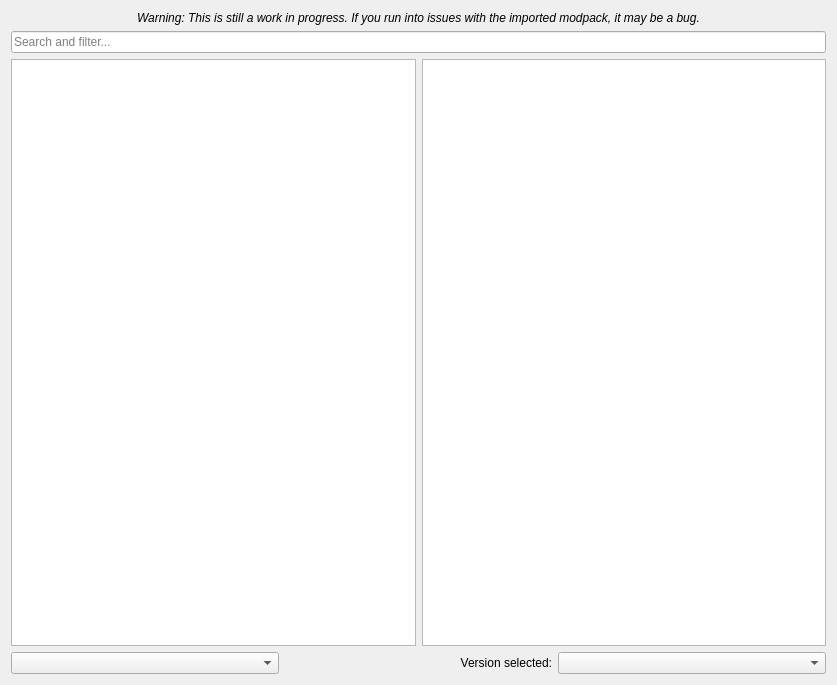
<?xml version="1.0" encoding="UTF-8"?>
<ui version="4.0">
 <class>AtlPage</class>
 <widget class="QWidget" name="AtlPage">
  <property name="geometry">
   <rect>
    <x>0</x>
    <y>0</y>
    <width>837</width>
    <height>685</height>
   </rect>
  </property>
  <layout class="QVBoxLayout" name="verticalLayout">
   <item>
    <widget class="QLabel" name="label_2">
     <property name="font">
      <font>
       <italic>true</italic>
      </font>
     </property>
     <property name="text">
      <string>Warning: This is still a work in progress. If you run into issues with the imported modpack, it may be a bug.</string>
     </property>
     <property name="alignment">
      <set>Qt::AlignCenter</set>
     </property>
     <property name="wordWrap">
      <bool>true</bool>
     </property>
    </widget>
   </item>
   <item>
    <widget class="QLineEdit" name="searchEdit">
     <property name="placeholderText">
      <string>Search and filter...</string>
     </property>
     <property name="clearButtonEnabled">
      <bool>true</bool>
     </property>
    </widget>
   </item>
   <item>
    <layout class="QHBoxLayout" name="horizontalLayout">
     <item>
      <widget class="QListView" name="packView">
       <property name="alternatingRowColors">
        <bool>true</bool>
       </property>
       <property name="iconSize">
        <size>
         <width>96</width>
         <height>48</height>
        </size>
       </property>
      </widget>
     </item>
     <item>
      <widget class="QTextBrowser" name="packDescription">
       <property name="openExternalLinks">
        <bool>true</bool>
       </property>
       <property name="openLinks">
        <bool>true</bool>
       </property>
      </widget>
     </item>
    </layout>
   </item>
   <item>
    <layout class="QHBoxLayout" name="horizontalLayout_2">
     <item>
      <widget class="QComboBox" name="sortByBox"/>
     </item>
     <item>
      <widget class="QLabel" name="label">
       <property name="text">
        <string>Version selected:</string>
       </property>
       <property name="alignment">
        <set>Qt::AlignRight|Qt::AlignTrailing|Qt::AlignVCenter</set>
       </property>
      </widget>
     </item>
     <item>
      <widget class="QComboBox" name="versionSelectionBox"/>
     </item>
    </layout>
   </item>
  </layout>
 </widget>
 <tabstops>
  <tabstop>searchEdit</tabstop>
  <tabstop>packView</tabstop>
  <tabstop>packDescription</tabstop>
  <tabstop>sortByBox</tabstop>
  <tabstop>versionSelectionBox</tabstop>
 </tabstops>
 <resources/>
 <connections/>
</ui>
